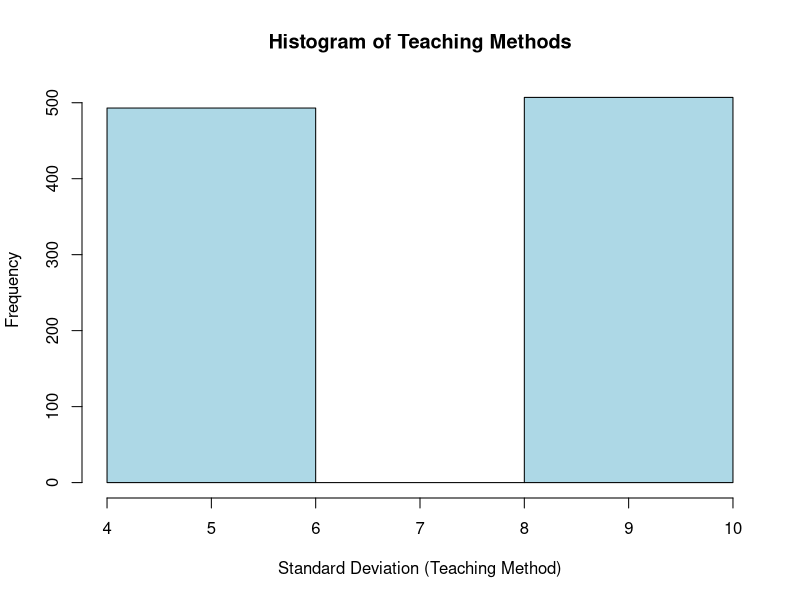
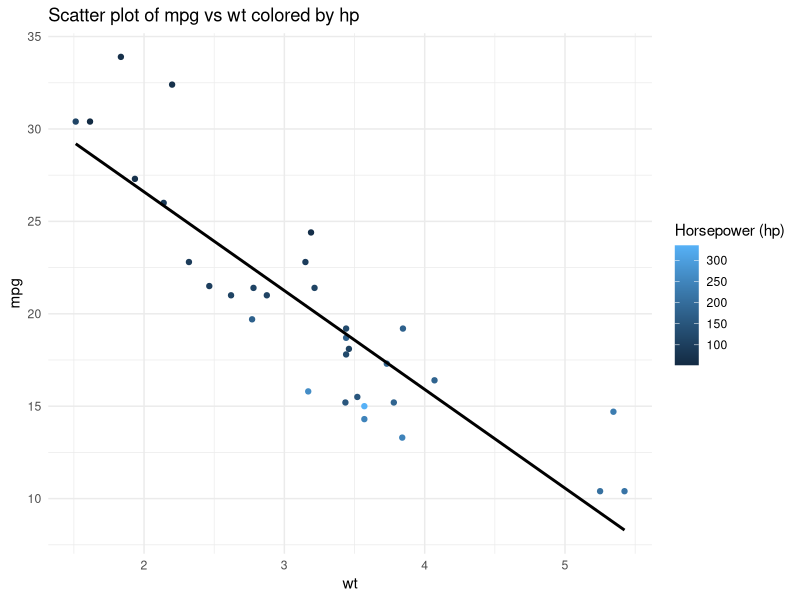

R code for these plots, in order:
## ---- chunk 1
A <- matrix(c(1, 3, 2, 4), nrow=2)
print(A)
## ---- chunk 2
A_method2 <- matrix(0, nrow=2, ncol=2)  # Create an empty 2x2 matrix

values <- c(1, 2, 3, 4)  # Values to be filled into the matrix
index <- 1

for (i in 1:nrow(A_method2)) {
  for (j in 1:ncol(A_method2)) {
    A_method2[i, j] <- values[index]
    index <- index + 1
  }
}

print(A_method2)
## ---- chunk 3
B <- matrix(c(2, 3, 0, 1), nrow=2, byrow=TRUE)
C <- A + B
print(C)
## ---- chunk 4
k <- 2
D <- k * A
print(D)
## ---- chunk 5
E <- A %*% B
print(E)
## ---- chunk 6
F <- t(A)
print(F)
## ---- chunk 7
det_val <- det(A)
print(det_val)

G <- solve(A)
print(G)
## ---- chunk 8
eigen_decomp <- eigen(A)
eigen_values <- eigen_decomp$values
eigen_vectors <- eigen_decomp$vectors
print(eigen_values)
print(eigen_vectors)
## ---- chunk 9
double_sum <- function(matrix1, matrix2) {
  
  # Initialize result
  result <- 0
  
  # Double loop to sum elements
  for (i in 1:nrow(matrix1)) {
    for (j in 1:ncol(matrix1)) {
      result <- result + matrix1[i, j] + matrix2[i, j]
    }
  }
  
  return(result)
}

# Sample matrices
A <- matrix(c(1, 2, 3, 4), nrow=2)
B <- matrix(c(5, 6, 7, 8), nrow=2)

# Use the function to compute the double sum
double_sum(A, B)
## ---- chunk 10
set.seed(123)

# Define the 12 distinct colored balls
colors <- c("Red", "Blue", "Green", "Yellow", "Purple", "Orange", 
           "Pink", "Brown", "Black", "White", "Gray", "Cyan")

# Draw 10 balls with replacement
sampled_colors <- sample(colors, 10, replace = TRUE)
sampled_colors

## ---- chunk 11
# Total number of distinct colored balls
total_balls <- length(colors)

# Probability of drawing one specific color
probability_single_color <- 1 / total_balls
probability_single_color
## ---- chunk 12
    rep(5, times = 3) 
## ---- chunk 13
    rep(1:3, times = 2)
## ---- chunk 14
    rep(1:3, each = 2)
## ---- chunk 15
    rep(1:2, times = 2, each = 3)
## ---- chunk 16
urn_contents <- rep(c("Red", "Blue", "Green"), times = c(3, 2, 1))
## ---- chunk 17
rbinom(1, size=5, prob=0.5)
## ---- chunk 18
rnorm(1, mean=0, sd=1)
## ---- chunk 19
set.seed(123)  # for reproducibility

# Number of random points
n_points <- 10000

# Counter for points inside the circle
points_inside <- 0

# Loop to generate points and check if they are inside the circle
for (i in 1:n_points) {
  
  # Generate random x and y coordinates using runif()
  x <- runif(1, -1, 1)
  y <- runif(1, -1, 1)
  
  # Check if point is inside the circle (x^2 + y^2 <= 1)
  if (x^2 + y^2 <= 1) {
    points_inside <- points_inside + 1
  }
}

# Approximate pi
approximated_pi_loop_runif <- 4 * points_inside / n_points
approximated_pi_loop_runif
## ---- chunk 20
set.seed(123)  # For reproducibility

# Sample the teaching method
teaching_methods <- sample(c(5, 10), size = 1000, replace = TRUE, prob = c(0.5, 0.5))

# Generate scores using the variable standard deviation
scores <- rnorm(1000, mean = 80, sd = teaching_methods)

# Display the first few scores
summary(scores)
## ---- chunk 21
mean(teaching_methods)

var(teaching_methods)

if (sqrt(var(teaching_methods)) == sd(teaching_methods)) {
    print(sd(teaching_methods))
}
## ---- chunk 22
hist(teaching_methods, main="Histogram of Teaching Methods", 
     xlab="Standard Deviation (Teaching Method)", ylab="Frequency",
     col="lightblue", border="black", breaks=2)
## ---- chunk 23
data(mtcars)
model <- lm(mpg ~ wt + hp, data=mtcars)
summary(model)
## ---- chunk 24
coefficients <- coef(model)
std_errors <- summary(model)$coefficients[, "Std. Error"]
## ---- chunk 25
result <- numeric(length(coefficients))

for (i in 1:length(coefficients)) {
  result[i] <- coefficients[i] * std_errors[i]
}
## ---- chunk 26
dot_product <- t(coefficients) %*% std_errors
## ---- chunk 27
coef_se_square <- function(model) {
  coefficients <- coef(model)
  std_errors <- summary(model)$coefficients[, "Std. Error"]
  
  result <- numeric(length(coefficients))
  
  for (i in 1:length(coefficients)) {
    result[i] <- (coefficients[i]^2) * (std_errors[i]^2)
  }
  
  return(result)
}
## ---- chunk 28
library(ggplot2)

p <- ggplot(mtcars, aes(x=wt, y=mpg, color=hp)) + 
  geom_point() + 
  geom_smooth(method="lm", se=FALSE, color="black") + 
  theme_minimal() + 
  labs(title="Scatter plot of mpg vs wt colored by hp", 
       color="Horsepower (hp)")
p
## ---- chunk 29
desc_stats <- data.frame(
  Variable = c("mpg", "wt", "hp"),
  Mean = c(mean(mtcars$mpg), mean(mtcars$wt), mean(mtcars$hp)),
  Median = c(median(mtcars$mpg), median(mtcars$wt), median(mtcars$hp)),
  Std.Dev = c(sd(mtcars$mpg), sd(mtcars$wt), sd(mtcars$hp))
)
print(desc_stats)
## ---- chunk 30
# Use the 'within' function to create a structured data frame for regression results
coeff_df <- as.data.frame(summary(model)$coefficients)

regression_table <- within(coeff_df, {
  `Coefficients` <- Estimate
  `Standard Errors` <- `Std. Error`
  `t-values` <- `t value`
  `p-values` <- `Pr(>|t|)`
})

# Print the regression table
print(regression_table)
